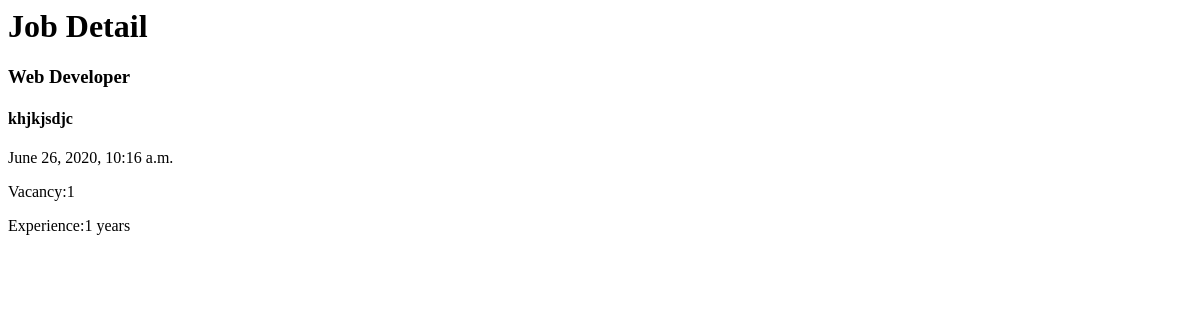
The page /jobs/1 on the database as committed earlier.
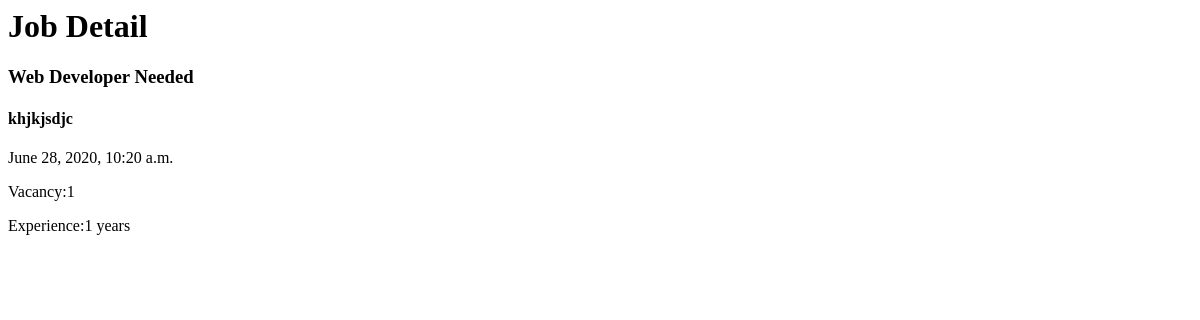
The same page on the database as committed later.
### job/models.py (models this page shows, shortened)
class Job(models.Model):
    title = models.CharField(max_length=100)
    jop_type = models.CharField(max_length=15, choices=JOB_TYPE)
    description = models.TextField(max_length=1000)
    published_at = models.DateTimeField(auto_now=True)
    vacancy  = models.IntegerField(default=1)
    salary  = models.IntegerField(default=0)
    category = models.ForeignKey('Category',on_delete=models.CASCADE)
    experience  = models.IntegerField(default=1)

### job/views.py (the view)
# urls.py: path('<int:id>',views.job_detail),
def job_detail(request,id):
    job_detail = Job.objects.get(id=id)
    context = {'job':job_detail}
    return render(request,'job/job_detail.html',context)

### job/templates/job/job_detail.html
<h1>Job Detail</h1>
<h3>{{job.title}}</h3>
<h4>{{job.description}}</h4>
<p>{{job.published_at}}</p>
<p>Vacancy:{{job.vacancy}}</p>
<p>Experience:{{job.experience}} years</p>

Rows that differ between the two databases and show on the page:
changed Job "khjkjsdjc": title "Web Developer" → "Web Developer Needed"; published_at "June 26, 2020, 10:16 a.m." → "June 28, 2020, 10:20 a.m."
